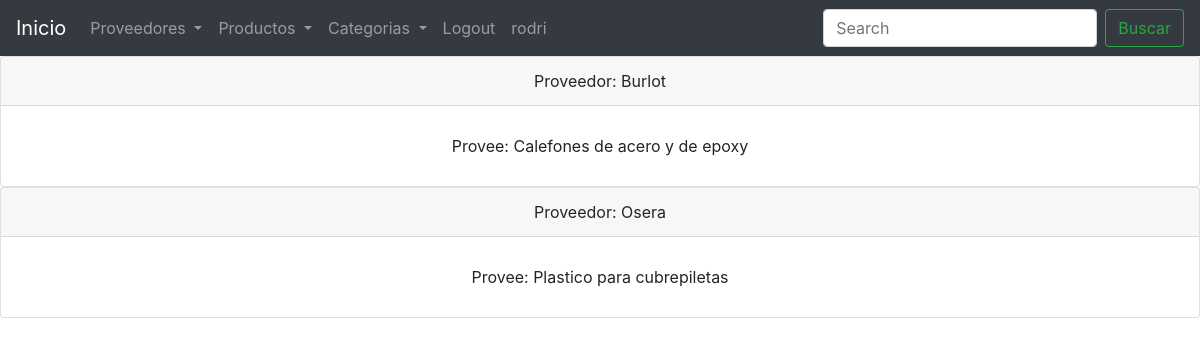
Screenshot of /productos/ver-proveedores/ (signed in) with the database file from the repository.
### Products/models.py (models this page shows, shortened)
class providers(models.Model):
    name = models.CharField(max_length=50)
    provides = models.CharField(max_length=50)

### Products/views.py (the view)
# urls.py: path('ver-proveedores/', list_providers, name = "Ver proveedores"),
def list_providers(request):
    if 'search' in request.GET:
        search = request.GET['search']
        all_providers = providers.objects.filter(name__icontains = search)
    else:
        all_providers = providers.objects.all()
    context = {
        'providers': all_providers,
    }
    return render(request, "list_providers.html", context=context)

### Templates/list_providers.html (shortened to what this page needs)
{% extends "base.html" %}
{% block navbar %}
    <form class="form-inline my-2 my-lg-0" action="/productos/ver-proveedores/" method="GET">
        <input class="form-control mr-sm-2" type="search" placeholder="Search" aria-label="Search" name="search">
        <button class="btn btn-outline-success my-2 my-sm-0" type="submit">Buscar</button>
    </form>
{% endblock %}
{% block content %}
    {% for provider in providers %}
    <div class="card">
        <ul class="list-group list-group-flush">
            <div class="card-header" style="text-align: center;">
                Proveedor: {{provider.name}}
            </div>
            <li class="list-group-item mb-3 mt-3" style="text-align: center;">Provee: {{provider.provides}} </li>
        </ul>
    </div>
    {% endfor %}
{% endblock content %}

### Templates/base.html (shortened to what this page needs)
<html lang="en">
<head>
    <link rel="stylesheet" href="https://cdn.jsdelivr.net/npm/bootstrap@4.6.2/dist/css/bootstrap.min.css"
>
</head>
<body>
    <header>
        <nav class="navbar navbar-expand-lg navbar-dark bg-dark">
            <a class="navbar-brand" href="/">Inicio</a>
            <div class="collapse navbar-collapse" id="navbarScroll">
                <ul class="navbar-nav mr-auto my-2 my-lg-0 navbar-nav-scroll" style="max-height: 150px;">
                    <li class="nav-item dropdown">
                        <a class="nav-link dropdown-toggle" href="#" role="button" data-toggle="dropdown"
                            aria-expanded="false">
                            Proveedores
                        </a>
                    <li class="nav-item dropdown">
                        <a class="nav-link dropdown-toggle" href="#" role="button" data-toggle="dropdown"
                            aria-expanded="false">
                            Productos
                        </a>
                    <li class="nav-item dropdown">
                        <a class="nav-link dropdown-toggle" href="#" role="button" data-toggle="dropdown"
                            aria-expanded="false">
                            Categorias
                        </a>
                        {% if request.user.is_authenticated %}
                    <li class="nav-item">
                        <a class="nav-link" href="/usuario/logout/">Logout</a>
                    </li>
                    <li class="nav-item">
                        <a class="nav-link" href="/usuario/update/">{{request.user.username}}</a>
                    </li>
                    {% endif %}
                </ul>
            </div>
            {% block navbar %}{% endblock %}
        </nav>
    </header>
    {% block content %}
    {% endblock %}
</body>
</html>

### rows the page displays
providers: name "Burlot", provides "Calefones de acero y de epoxy"
providers: name "Osera", provides "Plastico para cubrepiletas"

### other values shown
{{ request.user.username }} "rodri"
